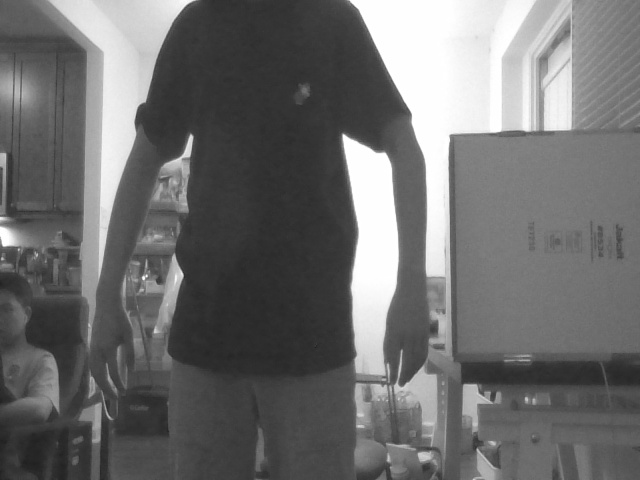
//> input picture woad/build/0L.jpg, 640 x 480 px, given in place of x-raw, format=(string)BGR ! appsink, which was not available
$ ./detector1   (built with g++ and OpenCV 4)
//> lines starting //> are read from the running program, lines starting //| are printed output that depends on the picture; after the words box and inside, x2 and y2 are one past the last pixel; in counts of white or black regions, pixels touching at a corner belong together; pictures that were not available may be replaced by others from this repository, and a replacement may not be noted
#include <stdio.h>
#include <stdlib.h>
#include <string.h>
#include <string>
#include <iostream>
#include <opencv2/opencv.hpp>
#include "opencv2/imgproc/imgproc.hpp"
#include <opencv2/core/core.hpp>
#include <opencv2/highgui/highgui.hpp>

using namespace cv;
using namespace std;

const int imageWidth = 640;
const int imageHeight = 480;

Size imageSize = Size(imageWidth, imageHeight);

int i = 0;

Mat rgbImageL, grayImageL;
Mat rgbImageR, grayImageR;
Mat rectifyImageL, rectifyImageR;

Rect validROIL, validROIR;

Mat mapLx, mapLy, mapRx, mapRy;
Mat Rl, Rr, Pl, Pr, Q;
Mat xyz;

// check
int blockSize = 7, uniquenessRatio = 20, numDisparities = 6;
Ptr<StereoBM> bm = StereoBM::create(16, 9);
Mat cameraMatrixL = (Mat_<double>(3, 3) << 572.74899, 0, 341.11564,\
                                            0, 763.28184, 267.75341,\
                                            0, 0, 1);
Mat cameraMatrixR = (Mat_<double>(3, 3) << 565.75134, 0, 324.57437,\
                                            0, 754.92681, 256.71093,\
                                            0, 0, 1);
Mat distCoeffL = (Mat_<double>(5, 1) << -0.16967, 0.45644,\
                         0.00300, 0.00046, \
                         0.00000);
Mat distCoeffR = (Mat_<double>(5, 1) << -0.17735, 0.41591,\
                         -0.00156, -0.00038,\
                         0.00000);
Mat T = (Mat_<double>(3, 1) << -599.79459, 2.60377, -19.39452);
Mat rec = (Mat_<double>(3, 1) << -0.00119, -0.00003, -0.00036);
Mat R;


void stereo_match(int, void*);

int main()
{
    VideoCapture cam0("nvarguscamerasrc sensor-id=0 ! video/x-raw(memory:NVMM), width=640, height=480, format=(string)NV12, framerate=(fraction)20/1 ! nvvidconv flip-method=0 ! video/x-raw, width=640, height=480, format=(string)BGRx ! videoconvert ! video/x-raw, format=(string)BGR ! appsink", cv::CAP_GSTREAMER);
    VideoCapture cam1("nvarguscamerasrc sensor-id=1 ! video/x-raw(memory:NVMM), width=640, height=480, format=(string)NV12, framerate=(fraction)20/1 ! nvvidconv flip-method=0 ! video/x-raw, width=640, height=480, format=(string)BGRx ! videoconvert ! video/x-raw, format=(string)BGR ! appsink", cv::CAP_GSTREAMER);
    if(!cam0.isOpened())
    {
       printf("cam0 is not opened.\n");
       return -1;
    }
    if(!cam1.isOpened())
    {
       printf("cam1 is not opened.\n");
       return -1;
    }

    Rodrigues(rec, R);
    stereoRectify(cameraMatrixL, distCoeffL, cameraMatrixR, distCoeffR, imageSize,\
                     R, T, Rl, Rr, Pl, Pr, Q, CALIB_ZERO_DISPARITY, 0, imageSize, \
                     &validROIL, &validROIR);
    initUndistortRectifyMap(cameraMatrixL, distCoeffL, Rl, Pl, imageSize, CV_32FC1,\
                             mapLx, mapLy);
    initUndistortRectifyMap(cameraMatrixR, distCoeffR, Rr, Pr, imageSize, CV_32FC1,\
                            mapRx, mapRy);
    while(1)
    {
        cam0 >> rgbImageL;
//> rgbImageL is the input picture: 480 rows x 640 cols, CV_8UC3; min 32, max 255, mean 109.8
        cam1 >> rgbImageR;
        //-- 1. Read the images
        cvtColor(rgbImageL, grayImageL, COLOR_RGB2GRAY);
        cvtColor(rgbImageR, grayImageR, COLOR_RGB2GRAY);

        imshow("ImageL Before Rectify", grayImageL);
        imshow("ImageR Before Rectify", grayImageR);

        // remap
        remap(grayImageL, rectifyImageL, mapLx, mapLy, INTER_LINEAR);
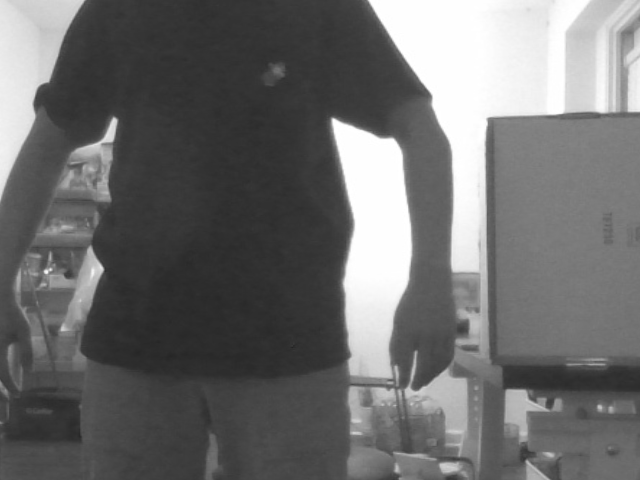
//> rectifyImageL: 480 rows x 640 cols, CV_8UC1; min 35, max 255, mean 108.9
        remap(grayImageR, rectifyImageR, mapRx, mapRy, INTER_LINEAR);
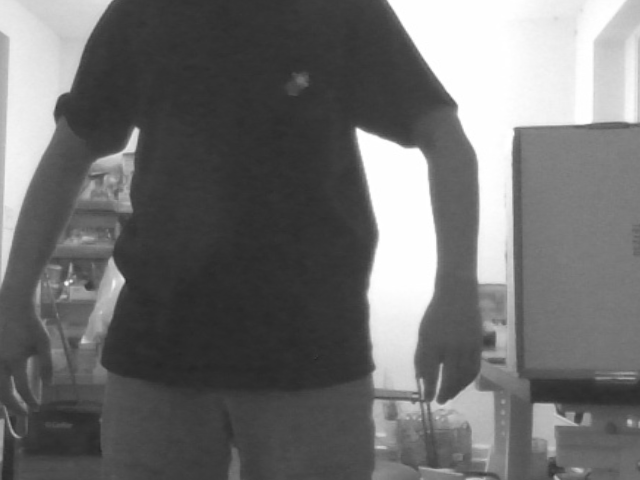
//> rectifyImageR: 480 rows x 640 cols, CV_8UC1; min 36, max 255, mean 111

        // show rectified result
        Mat rgbRectifyImageL, rgbRectifyImageR;
        cvtColor(rectifyImageL, rgbRectifyImageL, COLOR_GRAY2BGR);
        cvtColor(rectifyImageR, rgbRectifyImageR, COLOR_GRAY2BGR);
        imshow("ImageL After Rectify", rgbRectifyImageL);
        imshow("ImageR After Rectify", rgbRectifyImageR);

        // stereo match
        namedWindow("disparity", cv::WINDOW_AUTOSIZE);
        createTrackbar("BlockSize:\n", "disparity", &blockSize, 8, stereo_match);
        createTrackbar("UniquenessRatio:\n", "disparity", &uniquenessRatio, 50, stereo_match);
        createTrackbar("NumDisparities:\n", "disparity", &numDisparities, 16, stereo_match);
        stereo_match(0, 0);
        // [27 lines of commented-out code are left out]

	    if((char)waitKey(30) == 27)
		    break;

	    if((char)waitKey(30) == 32)
	    {
	      char lpic_Name[128] = {};
	      char rpic_Name[128] = {};
	        sprintf(lpic_Name, "RL%d.jpg", i);
                sprintf(rpic_Name, "RR%d.jpg", i);
                imwrite(lpic_Name, rectifyImageL);
                imwrite(rpic_Name, rectifyImageL);
		std::cout<<"--- take a picture ---" <<std::endl;
		i++;
		  }

    }

    return 0;
}


void stereo_match(int, void*)
{
    bm->setBlockSize(21); //2 * blockSize + 5 SAD window?
    bm->setROI1(validROIL);
    bm->setROI2(validROIR);
    bm->setPreFilterCap(31);
    bm->setMinDisparity(0);
    bm->setNumDisparities(numDisparities * 16 + 16);
    bm->setTextureThreshold(10);
    bm->setUniquenessRatio(uniquenessRatio);

    bm->setSpeckleWindowSize(100);
    bm->setSpeckleRange(32);
    bm->setDisp12MaxDiff(-1);
    Mat disp, disp8, copyImage;
    bm->compute(rectifyImageL, rectifyImageR, disp);
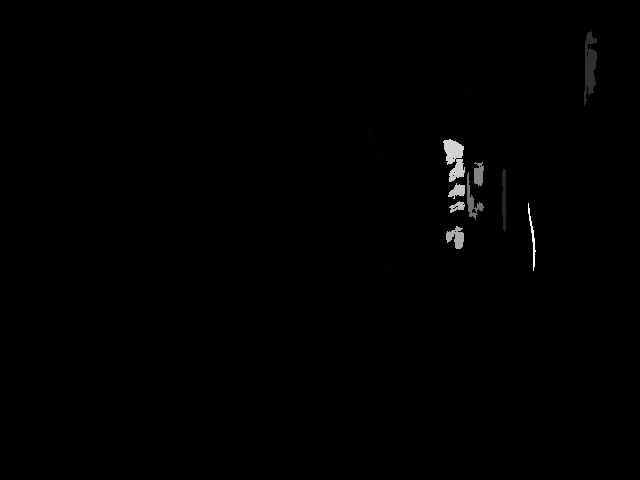
//> disp: 480 rows x 640 cols, CV_16SC1; min -16, max 1776, mean -8.3; drawn with min black and max white
    disp.convertTo(disp8, CV_8U, 255 / ((numDisparities * 16 + 16) * 16.));
    reprojectImageTo3D(disp, xyz, Q, true);
//> xyz: 480 rows x 640 cols, CV_32FC3; 0.24% of the values are NaN or infinite; the others: min -12601.3, max 61291.8, mean 3394.3
//> Q = [[1, 0, 0, -303], [0, 1, 0, -261.7], [0, 0, 0, 817.1], [0, 0, 0.00167, 0]]

    xyz = xyz * 16;
//> xyz: 480 rows x 640 cols, CV_32FC3; 0.24% of the values are NaN or infinite; the others: min -201621, max 980669.1, mean 54309.4
    imshow("disparity", disp8);
    copyImage = disp8.clone();
    imshow("conter", copyImage);

    Mat threshold_output;
    vector<vector<Point>> contours;
    vector<Vec4i> hierarchy;
    RNG rng(12345);
    threshold(copyImage, threshold_output, 20, 255, cv::THRESH_BINARY);
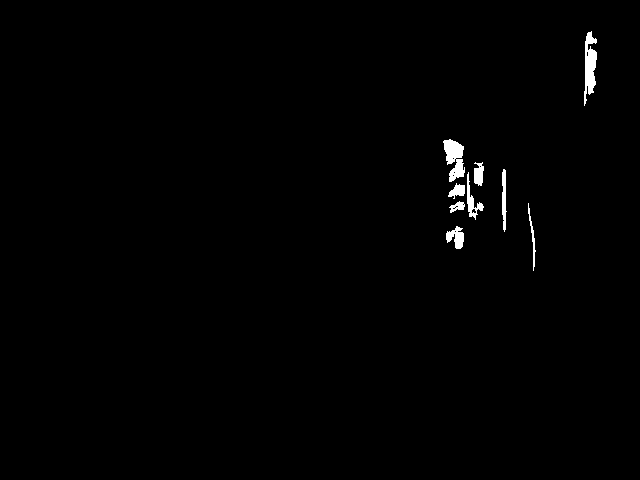
//> threshold_output: 480 rows x 640 cols, CV_8UC1; 0.79% white; 9 white regions
    findContours(threshold_output, contours, hierarchy, cv::RETR_TREE,\
             cv::CHAIN_APPROX_SIMPLE, Point(0, 0));
//> contours = 20 contours, 11 with area under 20; largest, box (x1, y1, x2, y2) and area: (443, 139, 465, 182) 500, (584, 31, 597, 106) 494, (446, 226, 464, 249) 207, (467, 172, 484, 220) 194, (502, 169, 507, 232) 158
    // calculate hull
    vector<vector<Point> >hull(contours.size());
//> hull = 20 empty contours
    vector<vector<Point> > result;

    for (int i = 0; i < contours.size(); ++i)
		convexHull(Mat(contours[i]), hull[i], false);
//> this loop made 20 passes

    Mat drawing = Mat::zeros(threshold_output.size(), CV_8UC3);

    for (int i = 0; i< contours.size(); ++i)
	{
		if (contourArea(contours[i]) < 500)//面积小于area的凸包，可忽略
			continue;
		result.push_back(hull[i]);
		Scalar color = Scalar(rng.uniform(0, 255), rng.uniform(0, 255), rng.uniform(0, 255));
		drawContours(drawing, contours, i, color, 1, 8, vector<Vec4i>(), 0, Point());
		drawContours(drawing, hull, i, color, 1, 8, vector<Vec4i>(), 0, Point());
	}
//> the Esc key is pressed
	imshow("contours", drawing);
}

$ run again, on woad/build/10L.jpg
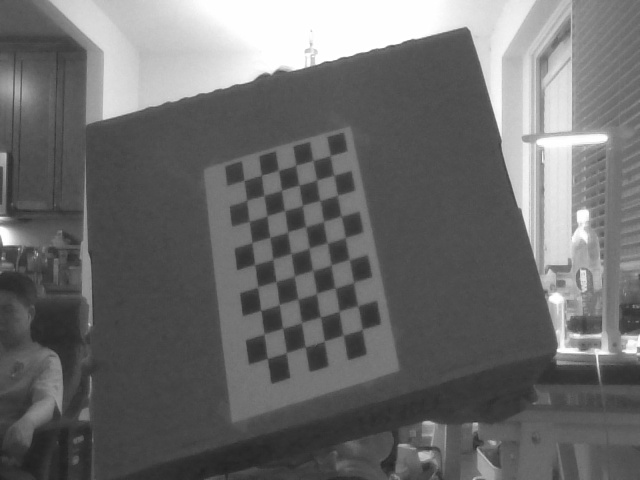
//> input picture woad/build/10L.jpg, 640 x 480 px, given in place of x-raw, format=(string)BGR ! appsink, which was not available
//> rgbImageL is the input picture: 480 rows x 640 cols, CV_8UC3; min 31, max 255, mean 107.5
//> `remap(grayImageR, rectifyImageR, mapRx, mapRy, INTER_LINEAR);`:
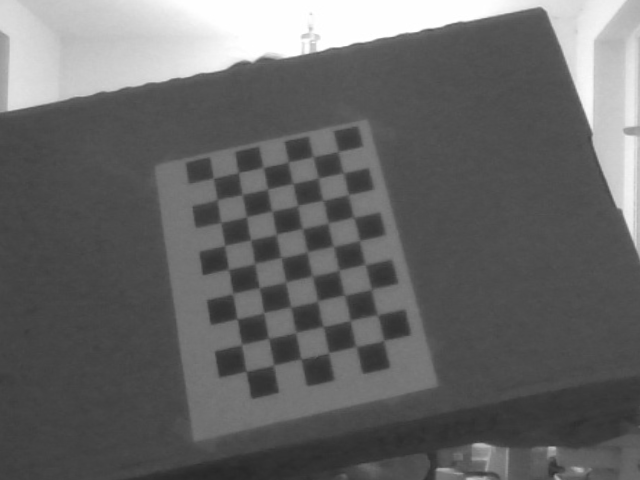
//> rectifyImageR: 480 rows x 640 cols, CV_8UC1; min 38, max 255, mean 102.1
//> Q = [[1, 0, 0, -303], [0, 1, 0, -261.7], [0, 0, 0, 817.1], [0, 0, 0.00167, 0]]
//> in stereo_match, `threshold(copyImage, threshold_output, 20, 255, cv::THRESH_BINARY);`:
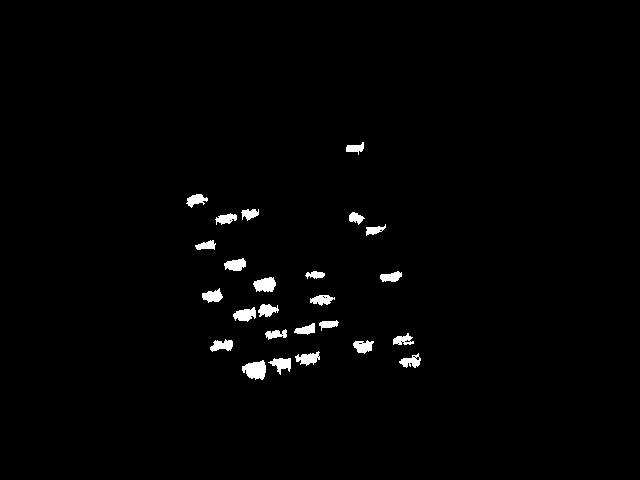
//> threshold_output: 480 rows x 640 cols, CV_8UC1; 1.4% white; 25 white regions
//> contours = 39 contours, 14 with area under 20; largest, box (x1, y1, x2, y2) and area: (242, 360, 266, 380) 301, (253, 277, 276, 292) 228, (233, 307, 256, 322) 191, (295, 351, 320, 366) 174, (224, 258, 246, 271) 174
//> hull = 39 empty contours
//> the loop in stereo_match, `for (int i = 0; i < contours.size(); ++i)` made 39 passes
//> the loop in stereo_match, `for (int i = 0; i< contours.size(); ++i)` made 39 passes
//> after the loop in stereo_match, `for (int i = 0; i< contours.size(); ++i)`: result = 0 contours

$ run again, on woad/build/12L.jpg
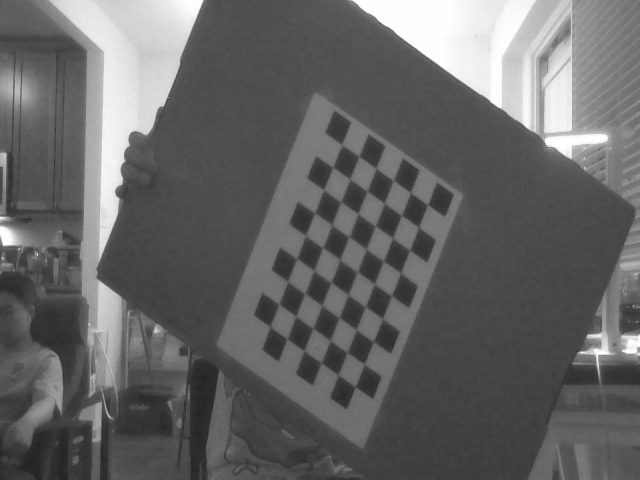
//> input picture woad/build/12L.jpg, 640 x 480 px, given in place of x-raw, format=(string)BGR ! appsink, which was not available
//> rgbImageL is the input picture: 480 rows x 640 cols, CV_8UC3; min 34, max 255, mean 101.5
//> `remap(grayImageR, rectifyImageR, mapRx, mapRy, INTER_LINEAR);`:
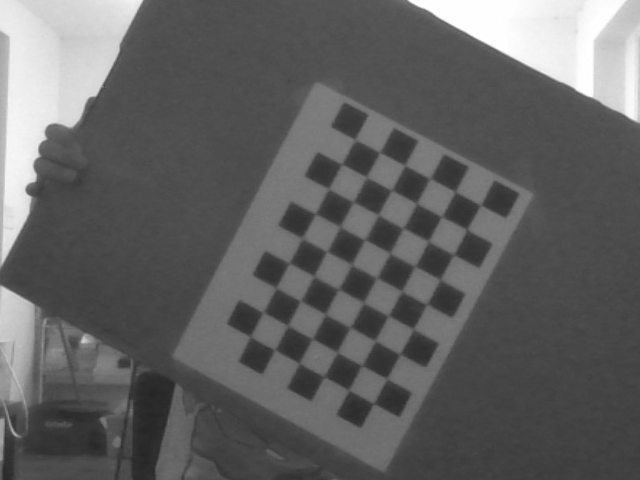
//> rectifyImageR: 480 rows x 640 cols, CV_8UC1; min 37, max 255, mean 98
//> Q = [[1, 0, 0, -303], [0, 1, 0, -261.7], [0, 0, 0, 817.1], [0, 0, 0.00167, 0]]
//> in stereo_match, `threshold(copyImage, threshold_output, 20, 255, cv::THRESH_BINARY);`:
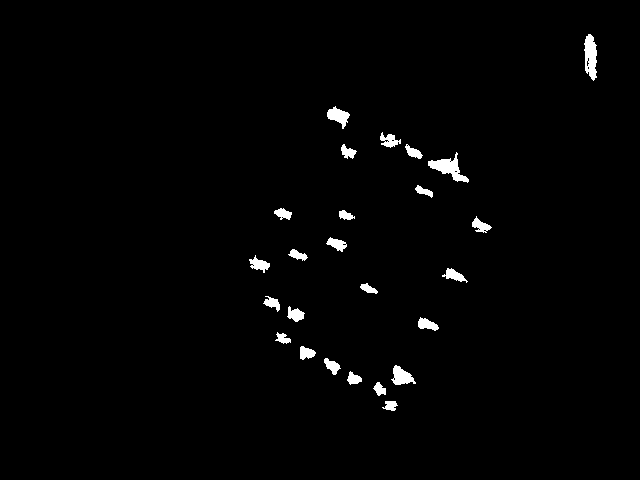
//> threshold_output: 480 rows x 640 cols, CV_8UC1; 1.4% white; 25 white regions
//> contours = 40 contours, 15 with area under 20; largest, box (x1, y1, x2, y2) and area: (428, 152, 469, 183) 418, (584, 34, 597, 81) 398, (391, 365, 416, 385) 256, (327, 106, 350, 129) 236, (249, 255, 270, 273) 154
//> hull = 40 empty contours
//> the loop in stereo_match, `for (int i = 0; i < contours.size(); ++i)` made 40 passes
//> the loop in stereo_match, `for (int i = 0; i< contours.size(); ++i)` made 40 passes
//> after the loop in stereo_match, `for (int i = 0; i< contours.size(); ++i)`: result = 0 contours
